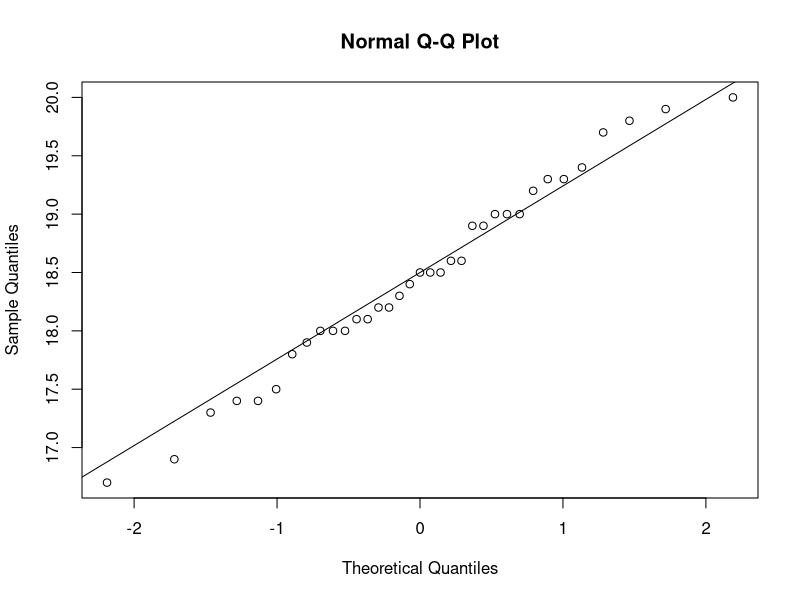
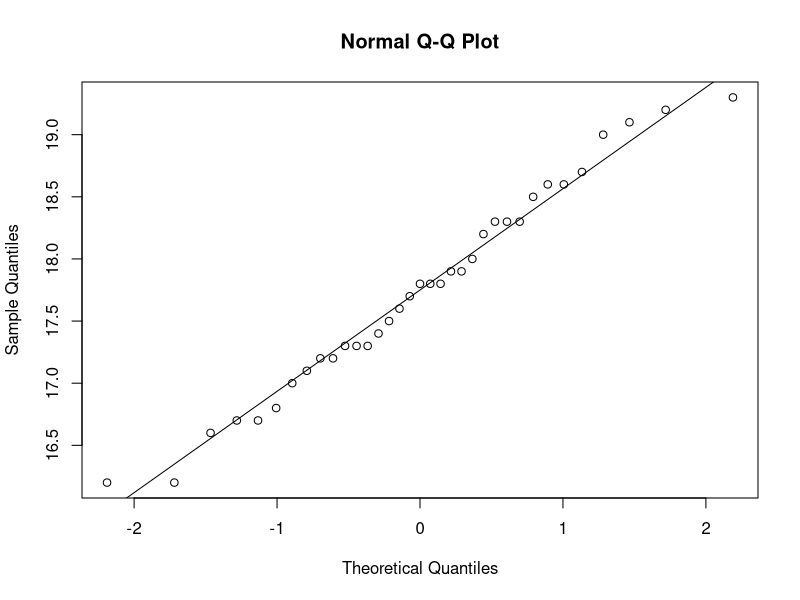
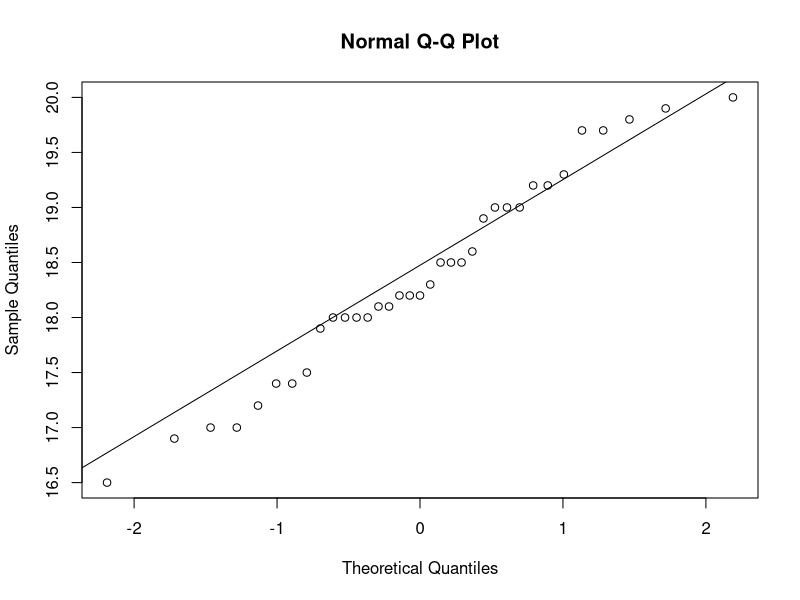
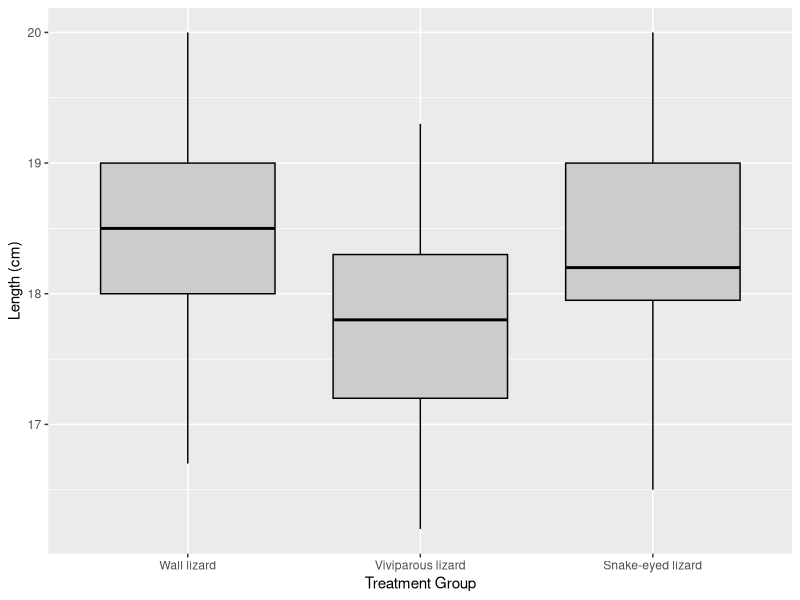

Reproduce these figures in R, in order.
## read data 

## preview data

mydata <- read.table("onewayanova.txt", h=T)
head(mydata)
summary(mydata)

## Question is is there a difference in length between the
## three species

# Assumption 1: All samples are independent, and collected
# in >2 independent categorical groups (if just 2 groups, would 
# need to do a t-test)

# Label groups and set as categorical factors

mydata$Group <- as.factor(mydata$Group)
mydata$Group <- factor(mydata$Group,labels = c("Wall lizard", 
                                              "Viviparous lizard",
                                              "Snake-eyed lizard"))

class(mydata$Group)

## Assumption 2: Dependent variable is continuous

## Assumption 3: Normal distribution of each group, no major outliers
## if not the case, must run a different test

group1 <- subset(mydata, Group == "Wall lizard")
group2 <- subset(mydata, Group == "Viviparous lizard")
group3 <- subset(mydata, Group == 'Snake-eyed lizard')

qqnorm(group1$Length)
qqline(group1$Length)

qqnorm(group2$Length)
qqline(group2$Length)

qqnorm(group3$Length)
qqline(group3$Length)

## Assumption 4: Homogeneity of Variance
bartlett.test(Length ~ Group, data = mydata)
# since p-value > 0.05 we fail to reject the null hypothesis
# and can assume that we have equality of variance.

##################################################

# One way ANOVA - Test if the means of the k populations are equal

model1 <- lm(Length ~ Group, data = mydata)
anova(model1)
## given a p-value that is much smaller that 0.05, we can reject
## the null hypothesis and conclude that there is a statistically
## significant difference in length between the species.,

## however, we do not know which species is longer or smaller than the others

## post-hoc test TUKEYHSD - test which of the groups have different means
TukeyHSD(aov(model1))
## What we can conclude based on the output from the post hoc test
## is that the Vivi lizard's size is different than the other 2 and 
## the snake eyed and wall lizards are teh same size.

#########################################

# Data visualization
library(ggplot2)

ggplot(data=mydata, aes(x = Group, y = Length)) +
  geom_boxplot(fill= "grey80", color = "black") +
  scale_x_discrete() +
  xlab("Treatment Group") +
  ylab("Length (cm)")
